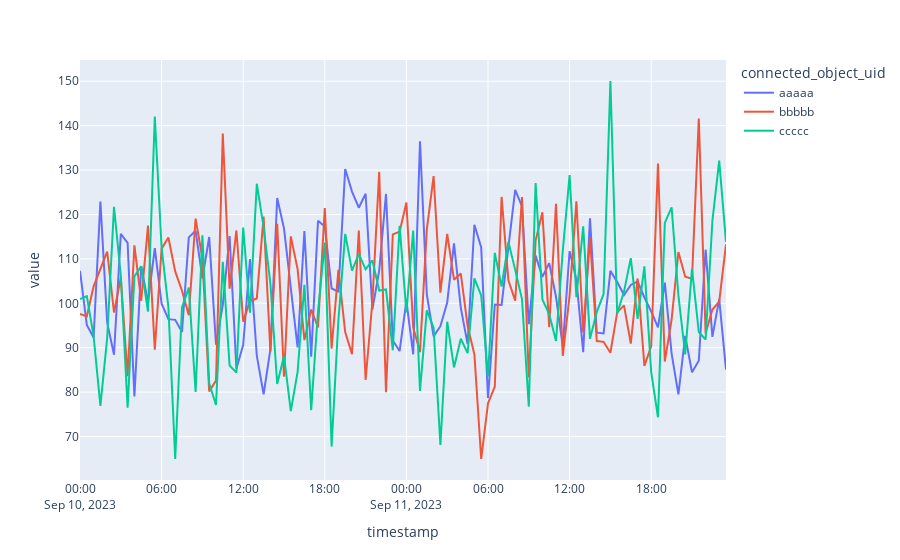

Notebook cell for this chart:
### Code cell
df_measures_hour.plot(
    x="timestamp", y="value", color="connected_object_uid", backend="plotly"
)
